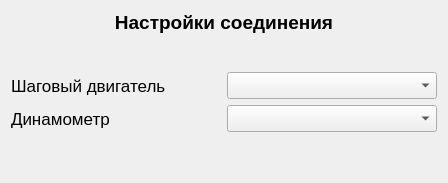
<?xml version="1.0" encoding="UTF-8"?>
<ui version="4.0">
 <class>Frame</class>
 <widget class="QFrame" name="Frame">
  <property name="geometry">
   <rect>
    <x>0</x>
    <y>0</y>
    <width>448</width>
    <height>178</height>
   </rect>
  </property>
  <property name="windowTitle">
   <string>Frame</string>
  </property>
  <layout class="QGridLayout" name="gridLayout">
   <item row="0" column="0" colspan="2">
    <widget class="QLabel" name="label_setting_connection">
     <property name="sizePolicy">
      <sizepolicy hsizetype="MinimumExpanding" vsizetype="Fixed">
       <horstretch>0</horstretch>
       <verstretch>0</verstretch>
      </sizepolicy>
     </property>
     <property name="minimumSize">
      <size>
       <width>158</width>
       <height>55</height>
      </size>
     </property>
     <property name="font">
      <font>
       <pointsize>14</pointsize>
       <bold>true</bold>
      </font>
     </property>
     <property name="text">
      <string>Настройки соединения</string>
     </property>
     <property name="alignment">
      <set>Qt::AlignmentFlag::AlignHCenter|Qt::AlignmentFlag::AlignTop</set>
     </property>
    </widget>
   </item>
   <item row="2" column="0">
    <widget class="QLabel" name="label_dinamomert">
     <property name="font">
      <font>
       <pointsize>13</pointsize>
      </font>
     </property>
     <property name="text">
      <string>Динамометр</string>
     </property>
    </widget>
   </item>
   <item row="1" column="1">
    <widget class="QComboBox" name="cbox_stepper_motor">
     <property name="font">
      <font>
       <pointsize>12</pointsize>
      </font>
     </property>
    </widget>
   </item>
   <item row="1" column="0">
    <widget class="QLabel" name="label_stepper_motor">
     <property name="font">
      <font>
       <pointsize>13</pointsize>
      </font>
     </property>
     <property name="text">
      <string>Шаговый двигатель</string>
     </property>
    </widget>
   </item>
   <item row="2" column="1">
    <widget class="QComboBox" name="cbox_dinamomert">
     <property name="font">
      <font>
       <pointsize>12</pointsize>
      </font>
     </property>
    </widget>
   </item>
   <item row="3" column="0">
    <spacer name="verticalSpacer">
     <property name="orientation">
      <enum>Qt::Orientation::Vertical</enum>
     </property>
     <property name="sizeType">
      <enum>QSizePolicy::Policy::Minimum</enum>
     </property>
     <property name="sizeHint" stdset="0">
      <size>
       <width>20</width>
       <height>40</height>
      </size>
     </property>
    </spacer>
   </item>
  </layout>
 </widget>
 <resources/>
 <connections/>
</ui>
